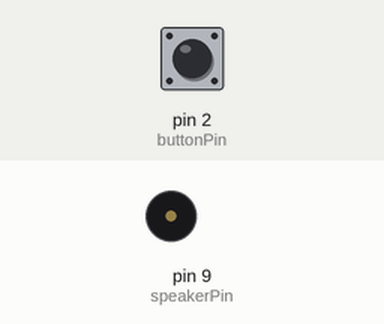
Recording of a sketch running on a simulated Arduino Uno, built with avr-gcc and run on an emulated ATmega328P. On the bench: buzzer (waves = sounding). Inputs (shaded band) come from the test bench; at power-on: pin 2 (buttonPin) LOW.

Above: at 1.2 s.
1.3 s: pin 2 (buttonPin) pulled HIGH for 0.15 s
At 1.8 s:
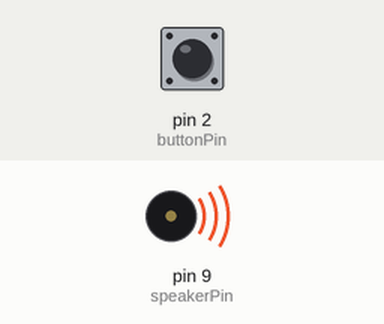
Timing chart, 0 to 22.9 s (numbered marks = the images above; inputs shaded):
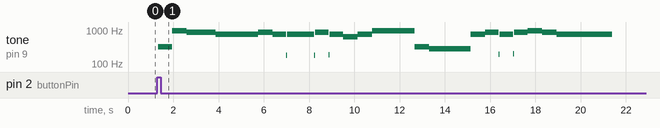

The sketch:

piano.ino
```cpp
int speakerPin = 9;
int buttonPin = 2;

char notes[] = "gCDDEEDEEDEGECCgaEDEDCDE"; // a space represents a rest
int length = sizeof(notes); // the number of notes
int beats[] = { 2,2,2,2,2,4,2,2,4,2,2,2,2,4,2,2,6,2,2,2,2,2,2,8};
int tempo = 300;

void playTone(int tone, int duration) {
	for (long i = 0; i < duration * 1000L; i += tone * 2) {
		digitalWrite(speakerPin, HIGH);
		delayMicroseconds(tone);
		digitalWrite(speakerPin, LOW);
		delayMicroseconds(tone);
	}
}

void playNote(char note, int duration) {
	//              1   2     3    4    5    6    7   8    9   10  11  12  13   14
	char names[] = { 'c', 'd', 'e', 'f', 'g', 'a', 'b', 'C','D' ,'E','F','G','A','B' };
	int tones[] = {1047,1175,1319,1397,1568,1760,1976,523,587,659,698,784,880,988};

	// play the tone corresponding to the note name
	for (int i = 0; i < 14; i++) {
		if (names[i] == note) {
			playTone(tones[i], duration);
		}
	}
}

void setup() {
	pinMode(buttonPin, INPUT);
	pinMode(speakerPin, OUTPUT);
}

void loop() {

	int buttonState = digitalRead(buttonPin);

	if (buttonState == HIGH) {

		for (int i = 0; i <length; i++) {
			if (notes[i] == ' ') {
				delay(beats[i] * tempo); // rest
			} else {
				playNote(notes[i], beats[i] * tempo);
			}
			// pause between notes
			delay(tempo / 10);
		}

	}
}
```

Measured:
- after the input at 1.3 s, tone on pin 9 (speakerPin): plays 318 Hz for 0.60 s, 948 Hz for 0.64 s, 845 Hz for 1.3 s, 754 Hz for 1.9 s, 845 Hz for 0.64 s, 754 Hz for 0.60 s … (26 notes in this stretch), starting after 0.05 s
